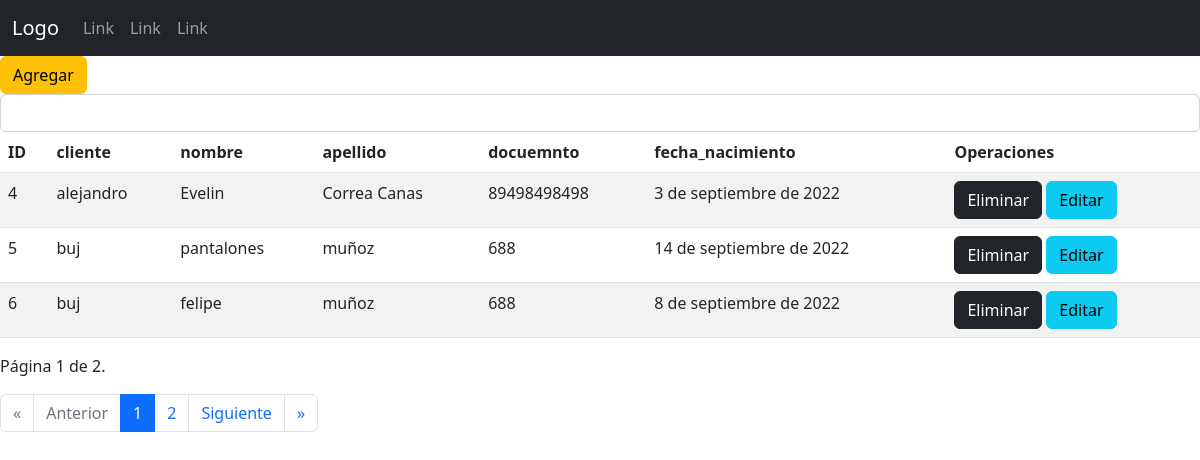
/transportes/listarBeneficiario/, run on the app's committed database.
### transportesEscolaresSena/models.py (models this page shows, shortened)
class Beneficiarios (models.Model):
    cliente = models.ForeignKey(Cliente,on_delete = models.DO_NOTHING)
    nombre = models.CharField(max_length= 100)
    apellido = models.CharField(max_length= 100)
    documento = models.IntegerField()
    fecha_nacimiento = models.DateField()

class Cliente(models.Model):
    nombre = models.CharField(max_length= 100)
    apellido = models.CharField(max_length= 100)
    correo = models.EmailField(max_length= 250, null=True, blank=True)
    direccion = models.CharField(max_length= 100)
    documento = models.IntegerField()
    fecha_nacimiento = models.DateTimeField()
    usuario = models.CharField(max_length=100, default = "u1")
    clave = models.CharField(max_length=254, default = "12345")
    ROLES = (
        ('A', 'Administrador'),
        ('S', 'Supervisor'),
        ('O', 'Operario'),
    )
    rol = models.CharField(max_length=100, choices=ROLES, default='O')
    def __str__(self):
        return f" {self.nombre} "

### transportesEscolaresSena/views.py (the view)
# urls.py: path('listarBeneficiario/', views.listarBeneficiario, name = "listarBeneficiario"),
def listarBeneficiario(request):
    b = Beneficiarios.objects.all()
    paginator = Paginator(b, 3) # Mostrar 3 registros por página...
    page_number = request.GET.get('page')
    b = paginator.get_page(page_number)
    contextob = {'datosB': b}
    return render(request, 'transportes/login/beneficiarios/listarBeneficiario.html', contextob)

### transportesEscolaresSena/templates/transportes/login/beneficiarios/listarBeneficiario.html (shortened to what this page needs)
{%extends "transportes/index.html"%}
{% load static %}
    {%block contenedor%}
    <a class="btn btn-warning" href="{% url 'transportes:registrarBeneficiario' %}">Agregar</a>
    {%if datosB%}
        <form class="d-flex" role="search" action="{% url 'transportes:buscarBeneficiario' %}" method="post">
            <input onkeyup="buscarProducto('{% url 'transportes:buscarBeneficiario' %}');" class="form-control" type="search" name="buscar" id="buscar">
        </form>
        <div id="respuesta">
        <table class="table table-striped">
            <thead>
                <tr>
                    <th>ID</th>
                    <th>cliente</th>
                    <th>nombre</th>
                    <th>apellido</th>
                    <th>docuemnto</th>
                    <th>fecha_nacimiento</th>
                    <th>Operaciones</th>
                </tr>
            </thead>
            <tbody>
                {%for t in datosB %}
                <tr>
                    <td>{{t.id}}</td>
                    <td>{{t.cliente}}</td>
                    <td>{{t.nombre}}</td>
                    <td>{{t.apellido}}</td>
                    <td>{{t.documento}}</td>
                    <td>{{t.fecha_nacimiento}}</td>
                    <td>
                        <div class="d-grid gap-2 d-md-block">
                            <a class="btn btn-dark" href="{% url 'transportes:eliminarBeneficiario' t.id %}">Eliminar</a>
                            <a class="btn btn-info" href="{% url 'transportes:formularioEditarBeneficiario' t.id %}">Editar</a>
                        </div>
                    </td>
                </tr>
                {%endfor%}
            </tbody>
        </table>
        <p>Página {{ datosB.number }} de {{ datosB.paginator.num_pages }}.</p>
        <nav aria-label="...">
            <ul class="pagination">
              <li class="page-item {% if not datosB.has_previous %}disabled{% endif %}">
                <a class="page-link" href="?page=1">&laquo;</a>
              </li>
              <li class="page-item {% if not datosB.has_previous %}disabled{% endif %}">
                <a class="page-link" {% if datosB.has_previous %}href="?page={{ datosB.previous_page_number }}"{% endif %}>Anterior</a>
              </li>
                {% for i in "x"|rjust:datosB.paginator.num_pages|make_list %}
                    <li class="page-item {% if forloop.counter == datosB.number %}active{% endif %}" aria-current="page">
                        <a class="page-link" href="?page={{ forloop.counter }}">{{ forloop.counter }}</a>
                    </li>
                {% endfor %}
              <li class="page-item {% if not datosB.has_next %}disabled{% endif %}">
                <a class="page-link" {% if datosB.has_next %}href="?page={{ datosB.next_page_number }}"{% endif %}>Siguiente</a>
              </li>
              <li class="page-item {% if not datosB.has_next %}disabled{% endif %}">
                <a class="page-link" {% if datosB.has_next %}href="?page={{ datosB.paginator.num_pages }}"{% endif %}>&raquo;</a>
              </li>
            </ul>
          </nav>
    {%else%}
        No hay datos...
    {%endif%}
    {%endblock%}

### data on the page
Beneficiarios: id "4", cliente "alejandro", nombre "Evelin", apellido "Correa Canas", documento "89498498498", fecha_nacimiento "3 de septiembre de 2022"
Beneficiarios: id "5", cliente "buj", nombre "pantalones", apellido "muñoz", documento "688", fecha_nacimiento "14 de septiembre de 2022"
Beneficiarios: id "6", cliente "buj", nombre "felipe", apellido "muñoz", documento "688", fecha_nacimiento "8 de septiembre de 2022"

### other printed values
{{ datosB.number }} "1"
{{ datosB.paginator.num_pages }} "2"
